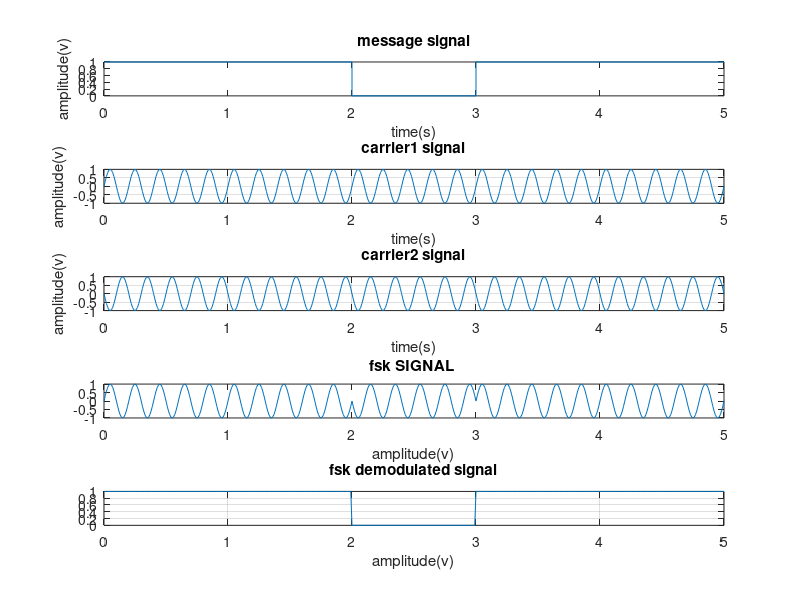

MATLAB code for this plot:
close all;
clear all;
clf;
fc1=5
fc2=80
n=[1 1 0 1 1]
l=length(n)
if n(l)==1
n(l+1)=1
else
 n(l+1)=0
end
l1=length(n)
tn=0:l1-1

subplot(5,1,1)
stairs(tn,n)
xlabel('time(s)');
ylabel('amplitude(v)');
title('message signal');

t=0:0.01:l
c1=sin(2*pi*fc1*t);
subplot(5,1,2);
plot(t,c1);
xlabel('time(s)');
ylabel('amplitude(v)');
title('carrier1 signal');
grid on;

t=0:0.01:l
c2=sin((2*pi*fc1*t)+pi);
subplot(5,1,3);
plot(t,c2);
xlabel('time(s)');
ylabel('amplitude(v)');
title('carrier2 signal');
grid on;

%fsk modulated signal 

for i=1:l
    for j=(i-1)*100:i*100
        if (n(i)==1)
        s(j+1)=c1(j+1)
        else
          s(j+1)=c2(j+1);
          end
end
end
subplot(5,1,4);
plot(t,s);
xlabel('time(s)');
xlabel('amplitude(v)');
title('fsk SIGNAL ');
%fsk demodulated signal generation

for i=1:l
    for j=(i-1)*100:i*100
        if (s(j+1)==c1(j+1))
       x(j+1)=1;
        else
          x(j+1)=0;
          end
end
end
subplot(5,1,5);
plot(t,x);
xlabel('time(s)');
xlabel('amplitude(v)');
title('fsk demodulated signal');
grid on;
